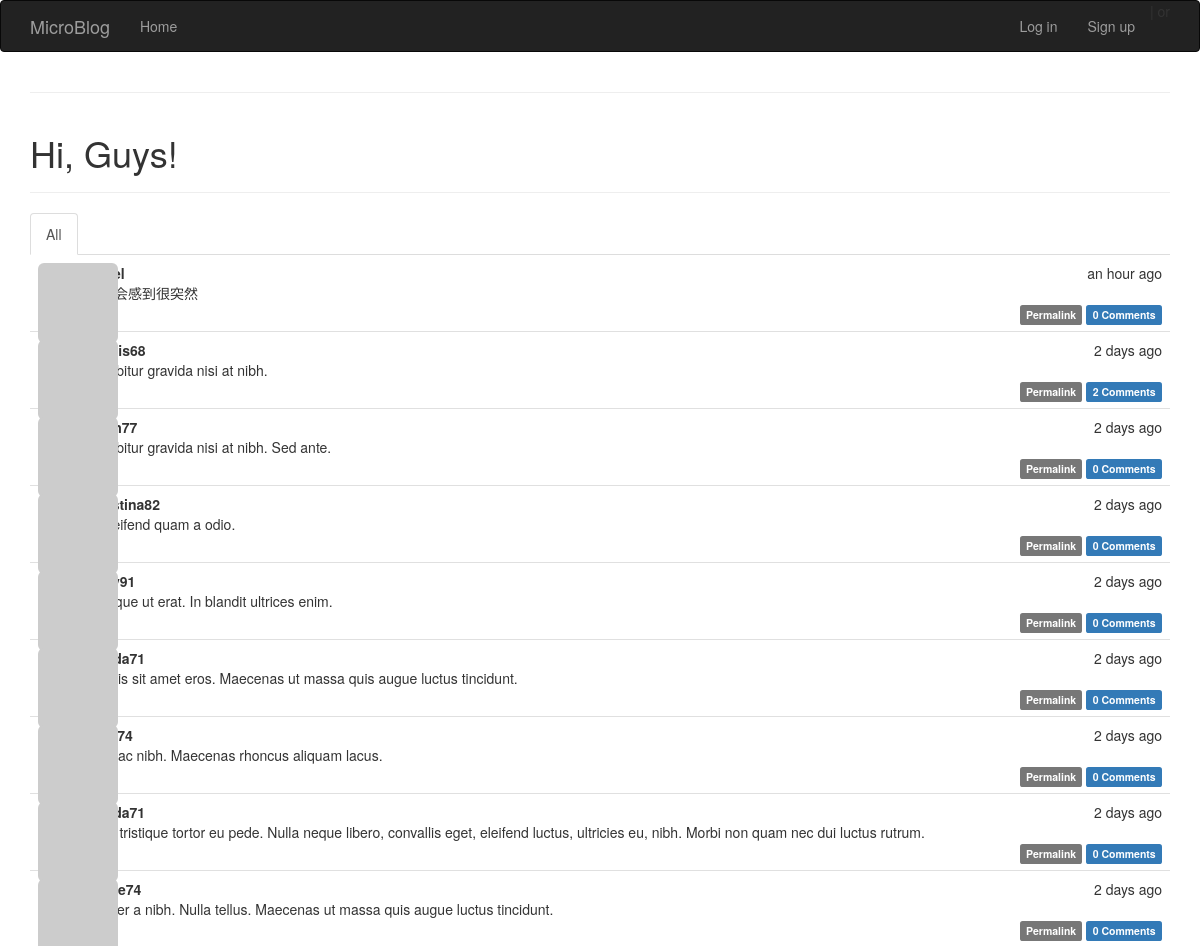
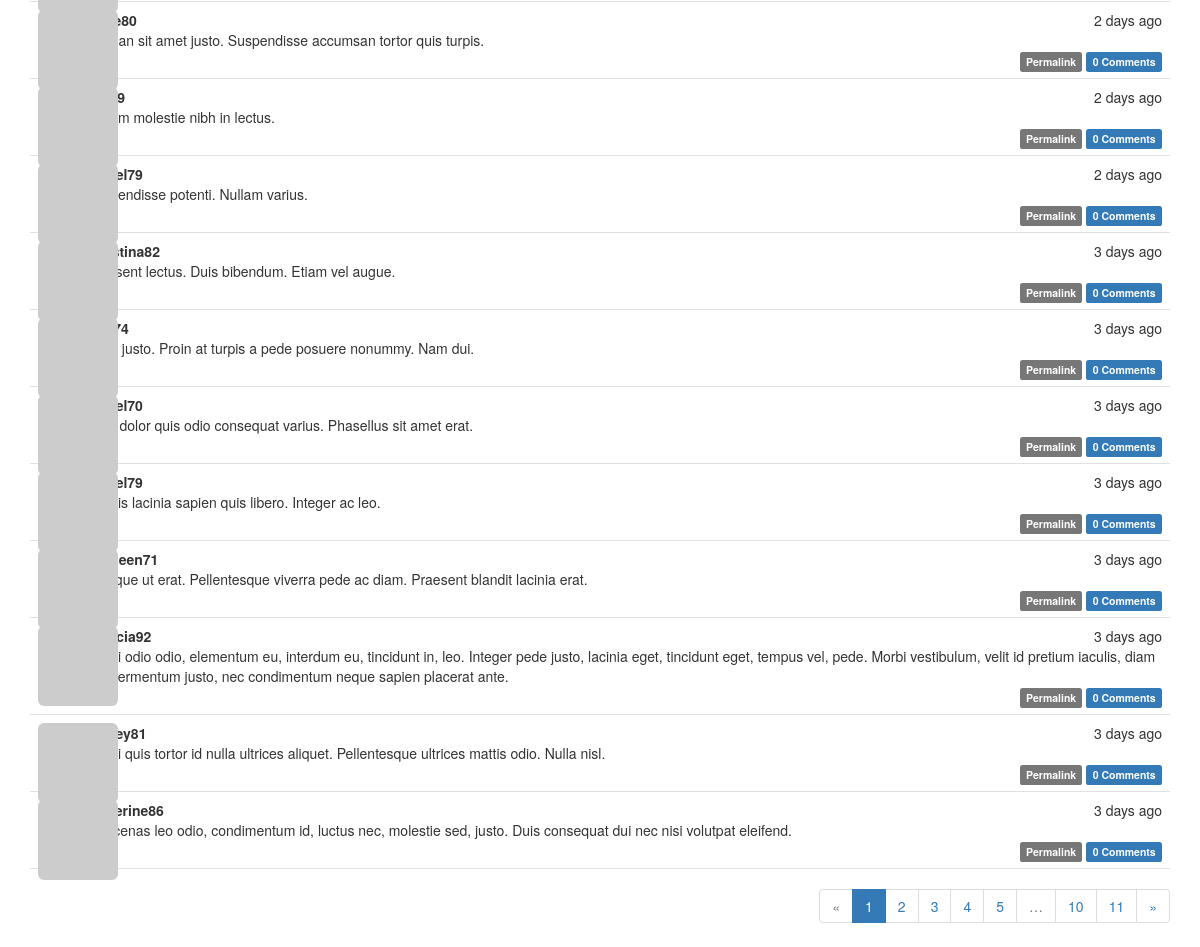
/index, run on the app's committed database (2 pictures, top to bottom).
### app/models.py (models this page shows, shortened)
class Post(db.Model):
    id = db.Column(db.Integer, primary_key = True)
    body = db.Column(db.String(140))
    timestamp = db.Column(db.DateTime(), default=datetime.now)
    user_id = db.Column(db.Integer, db.ForeignKey('user.id'))
    comments = db.relationship('Comment', backref='post', lazy='dynamic')

class User(db.Model):
    id = db.Column(db.Integer, primary_key = True)
    name = db.Column(db.String(64), index = True, unique = True)
    email = db.Column(db.String(120), index = True, unique = True)
    role_id = db.Column(db.Integer, db.ForeignKey('role.id'))
    password_hash = db.Column(db.String(128))
    posts = db.relationship('Post', backref = 'author', lazy = 'dynamic')
    location = db.Column(db.String(64))
    about_me = db.Column(db.String(140))
    member_since = db.Column(db.DateTime(), default=datetime.now)
    last_seen = db.Column(db.DateTime(), default=datetime.now)
    avatar_hash = db.Column(db.String(32))
    followed = db.relationship('Follow',
                               foreign_keys=[Follow.follower_id],
                               backref=db.backref('follower', lazy='joined'),
                               lazy='dynamic',
                               cascade='all, delete-orphan')
    followers = db.relationship('Follow',
                                foreign_keys=[Follow.followed_id],
                                backref=db.backref('followed', lazy='joined'),
                                lazy='dynamic',
                                cascade='all, delete-orphan')
    comments = db.relationship('Comment', backref='author', lazy='dynamic')
    def gravatar(self, size=100, default='identicon', rating='g'):
        if request.is_secure:
            url = 'https://secure.gravatar.com/avatar'
        else:
            url = 'http://www.gravatar.com/avatar'
        hash = self.avatar_hash or hashlib.md5(
            self.email.encode('utf-8')).hexdigest()
        return '{url}/{hash}?s={size}&d={default}&r={rating}'.format(
            url=url, hash=hash, size=size, default=default, rating=rating)
    @property
    def password(self):
        raise AttributeError('password is not a readable attribute')

### app/views.py (the view, shortened to what this page needs)
@app.route('/', methods = ['GET','POST'])
@app.route('/index', methods = ['GET','POST'])
def index():
    form = PublishForm()
    user = None
    show_followed = False
    if show_followed:
        query = current_user.followed_posts
    else:
        query = Post.query
    page = request.args.get('page', 1, type=int)
    pagination = query.order_by(Post.timestamp.desc()).paginate(
        page, per_page=current_app.config['FLASKY_POSTS_PER_PAGE'],
        error_out=False)
    posts = pagination.items
    return render_template("index.html",
                            title = 'Home',
                            form = form,
                            user = user,
                            posts = posts,
                            pagination=pagination,
                            show_followed = show_followed)

### app/templates/index.html (shortened to what this page needs)
{% extends "base.html" %}
{% import "bootstrap/wtf.html" as wtf %}
{% import "_macros.html" as macros %}
{% block page_content %}
    {% if not current_user.is_authenticated %}
    <div class="page-header">
    <h1>Hi, Guys!</h1></div>
    {% else %}
    <div class="page-header">
    <h1>Welcome back, {{ current_user.name }}!</h1></div>
    <div>
    {{ wtf.quick_form(form) }}
    </div>
    {% endif %}
    <div class="post-tabs">
    <ul class="nav nav-tabs">
        <li{% if not show_followed %} class="active"{% endif %}>
        <a href="{{ url_for('show_all') }}">All</a></li>
    </ul>
    {% include '_posts.html' %}
    </div>
    {% if pagination %}
    <div class="pagination">
        {{ macros.pagination_widget(pagination, 'index') }}
    </div>
    {% endif %}
{% endblock %}

### app/templates/_posts.html (shortened to what this page needs)
<ul class="posts">
    {% for post in posts %}
    <li class="post">
        <div class="post-thumbnail">
            {% if current_user.is_authenticated %}
            <a href="{{ url_for('users', user_id = post.author.id) }}">
            <img class="img-rounded profile-thumbnail" src="{{ post.author.gravatar(size=40) }}">
            </a>
            {% else %}
            <a><img class="img-rounded profile-thumbnail" src="{{ post.author.gravatar(size=40) }}"></a>
            {% endif %}
        </div>
        <div class="post-content">
            <div class="post-date">{{ moment(post.timestamp).fromNow() }}</div>
            <div class="post-author">
            {% if current_user.is_authenticated %}
            <a href="{{ url_for('users', user_id = post.author.id) }}">{{ post.author.name }}</a>
            {% else %}
            {{ post.author.name }}
            {% endif %}
            </div>
            <div class="post-body">
                {% if post.body_html %}
                    {{ post.body_html | safe }}
                {% else %}
                    {{ post.body }}
                {% endif %}
            </div>
            <div class="post-footer">
                <a href="{{ url_for('post', id=post.id) }}">
                    <span class="label label-default">Permalink</span>
                </a>
                <a href="{{ url_for('post', id=post.id) }}#comments">
                    <span class="label label-primary">{{ post.comments.count() }} Comments</span>
                </a>
            </div>
        </div>
    </li>
    {% endfor %}
</ul>

### app/static/styles.css (style rules this page uses)
.profile-thumbnail { position: absolute; }
div.post-tabs { margin-top: 16px; }
ul.posts { list-style-type: none; padding: 0px; margin: 16px 0px 0px 0px; border-top: 1px solid #e0e0e0; }
div.post-tabs ul.posts { margin: 0px; border-top: none; }
ul.posts li.post { padding: 8px; border-bottom: 1px solid #e0e0e0; }
div.post-date { float: right; }
div.post-author { font-weight: bold; }
div.post-thumbnail { position: absolute; }
div.post-content { margin-left: 48px; min-height: 48px; }
div.post-footer { text-align: right; }
div.pagination { width: 100%; text-align: right; padding: 0px; margin: 0px; }

### data on the page
Post: timestamp "an hour ago", body "地方会感到很突然", comments.count "0"
Post: timestamp "2 days ago", body "Curabitur gravida nisi at nibh.", comments.count "2"
Post: timestamp "2 days ago", body "Curabitur gravida nisi at nibh. Sed ante.", comments.count "0"
Post: timestamp "2 days ago", author.name "christina82", body "In eleifend quam a odio.", comments.count "0"
Post: timestamp "2 days ago", body "Quisque ut erat. In blandit ultrices enim.", comments.count "0"
Post: timestamp "2 days ago", body "Mauris sit amet eros. Maecenas ut massa quis augue luctus tincidunt.", comments.count "0"
Post: timestamp "2 days ago", body "Duis ac nibh. Maecenas rhoncus aliquam lacus.", comments.count "0"
Post: timestamp "2 days ago", body "Nam tristique tortor eu pede. Nulla neque libero, convallis eget, eleifend luctus, ultricies eu, nibh. Morbi non quam nec dui luctus rutrum.", comments.count "0"
Post: timestamp "2 days ago", body "Integer a nibh. Nulla tellus. Maecenas ut massa quis augue luctus tincidunt.", comments.count "0"
Post: timestamp "2 days ago", body "Aenean sit amet justo. Suspendisse accumsan tortor quis turpis.", comments.count "0"
Post: timestamp "2 days ago", body "Nullam molestie nibh in lectus.", comments.count "0"
Post: timestamp "2 days ago", body "Suspendisse potenti. Nullam varius.", comments.count "0"
Post: timestamp "3 days ago", author.name "christina82", body "Praesent lectus. Duis bibendum. Etiam vel augue.", comments.count "0"
Post: timestamp "3 days ago", body "Nulla justo. Proin at turpis a pede posuere nonummy. Nam dui.", comments.count "0"
Post: timestamp "3 days ago", body "Ut at dolor quis odio consequat varius. Phasellus sit amet erat.", comments.count "0"
Post: timestamp "3 days ago", body "Mauris lacinia sapien quis libero. Integer ac leo.", comments.count "0"
Post: timestamp "3 days ago", author.name "kathleen71", body "Quisque ut erat. Pellentesque viverra pede ac diam. Praesent blandit lacinia erat.", comments.count "0"
Post: timestamp "3 days ago", author.name "patricia92", body "Morbi odio odio, elementum eu, interdum eu, tincidunt in, leo. Integer pede justo, lacinia eget, tincidunt eget, tempus vel, pede. Morbi vestibulum, velit id pretium iaculis, diam erat fermentum justo, nec condimentum neque sapien placerat ante.", comments.count "0"
Post: timestamp "3 days ago", body "Morbi quis tortor id nulla ultrices aliquet. Pellentesque ultrices mattis odio. Nulla nisl.", comments.count "0"
Post: timestamp "3 days ago", author.name "katherine86", body "Maecenas leo odio, condimentum id, luctus nec, molestie sed, justo. Duis consequat dui nec nisi volutpat eleifend.", comments.count "0"

### other printed values
{{ p }} "1"
{{ p }} "2" "3" "4" "5" "10" "11"
